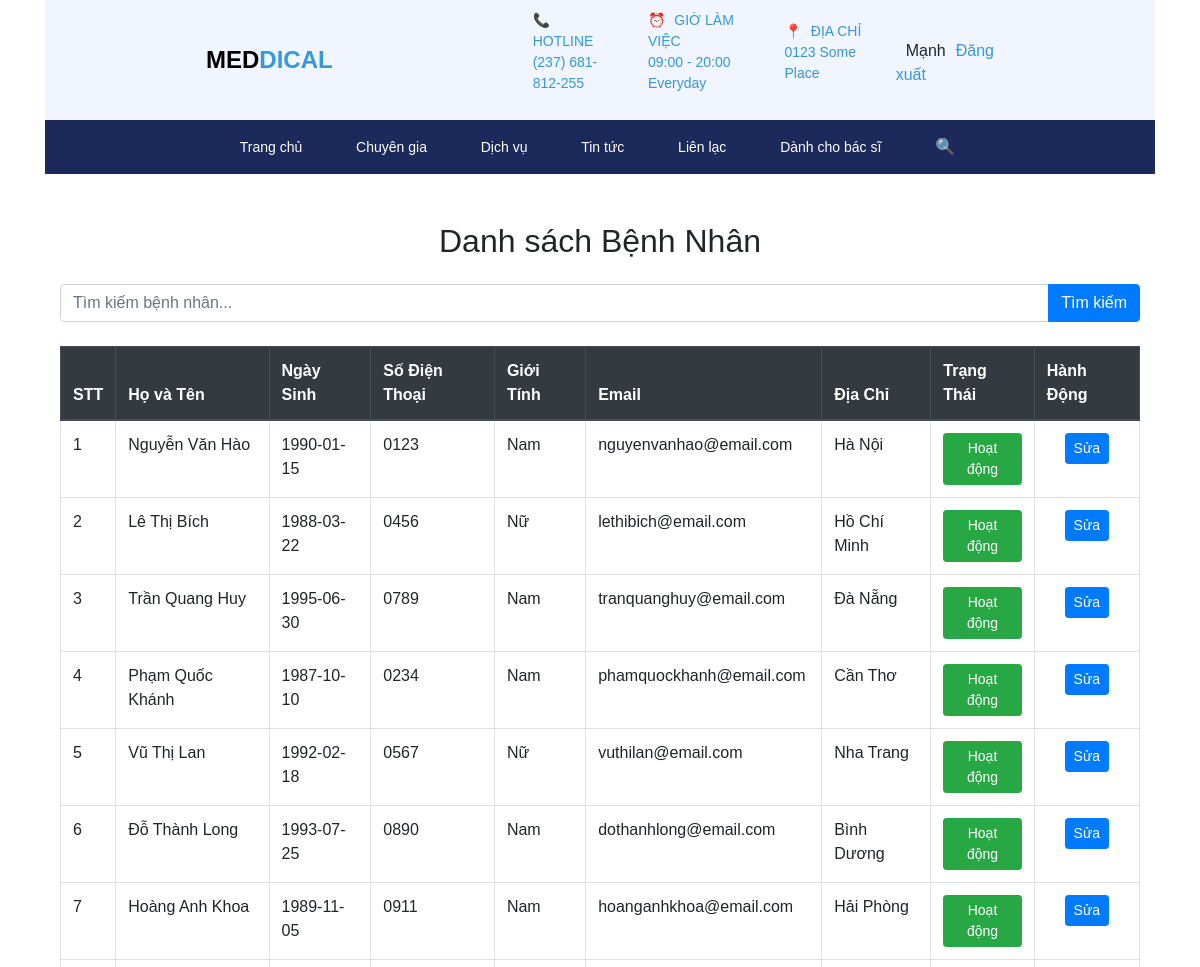
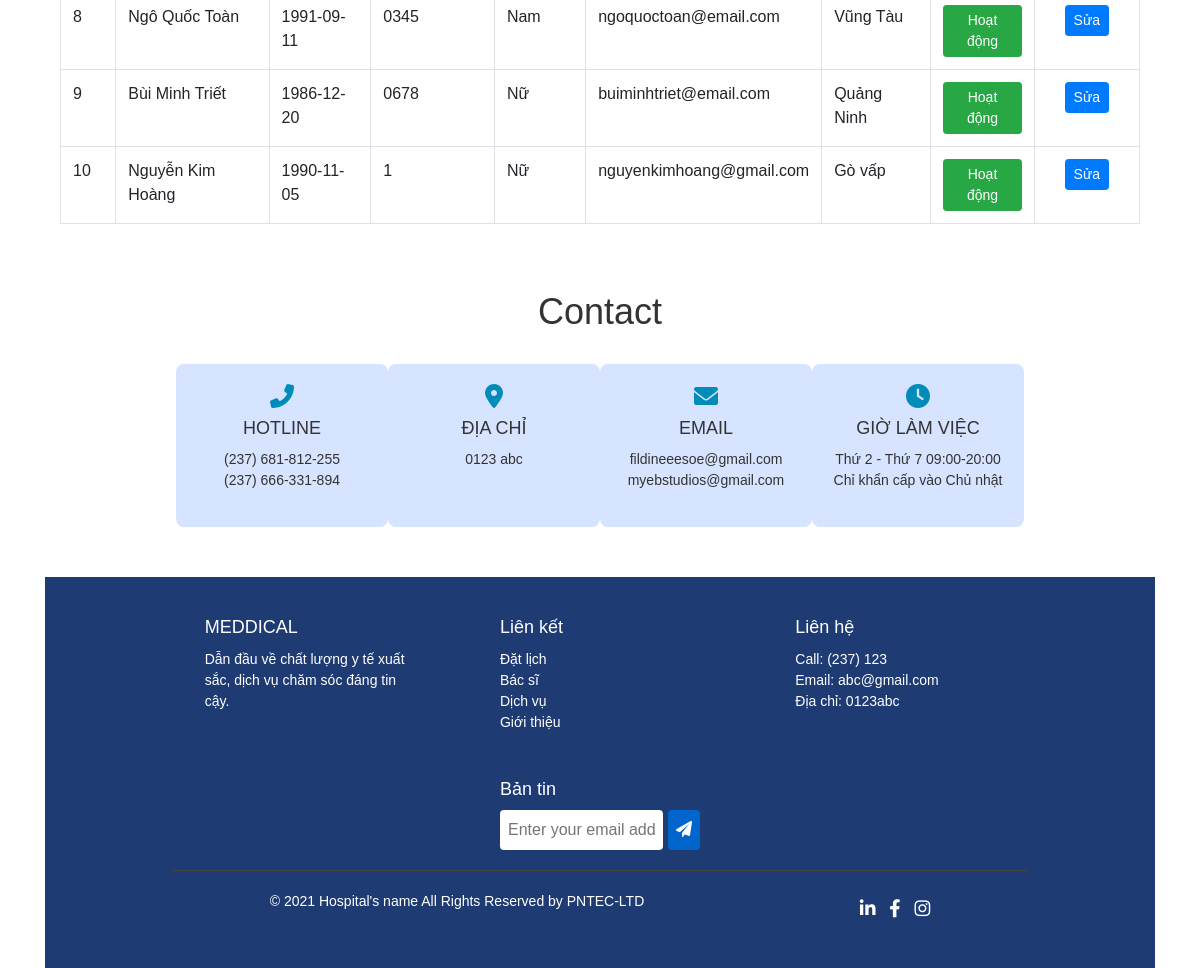
/php/QuanLy/quan_li_tai_khoan_benh_nhan.php (signed in), run on the app's committed database (2 pictures, top to bottom).
### tables this page shows
CREATE TABLE `benhnhan` (
  `maBenhNhan` int(11) NOT NULL,
  `hoTenDem` varchar(255) NOT NULL,
  `ten` varchar(255) NOT NULL,
  `email` varchar(255) DEFAULT NULL,
  `diaChi` varchar(255) DEFAULT NULL,
  `soDienThoai` varchar(255) NOT NULL,
  `ngaySinh` date NOT NULL,
  `gioiTinh` varchar(10) NOT NULL,
  `anhDaiDien` varchar(255) NOT NULL,
  `maTaiKhoan` int(11) NOT NULL
);

CREATE TABLE `taikhoan` (
  `maTaiKhoan` int(11) NOT NULL,
  `hoTenDem` varchar(255) NOT NULL,
  `tenTaiKhoan` varchar(255) NOT NULL,
  `soDienThoai` varchar(255) NOT NULL,
  `password` varchar(255) NOT NULL,
  `vaiTro` varchar(255) NOT NULL DEFAULT 'Bệnh nhân'
);

### php/myclass/clsbacsi_va.php (called while the page is built, shortened)
<?php
function connDB() {
    $host = "mysql:host=localhost;dbname=benhvien;charset=utf8";
    $user = "root";
    $pass = "";
    try {
        $conn = new PDO($host, $user, $pass);
        $conn->setAttribute(PDO::ATTR_ERRMODE, PDO::ERRMODE_EXCEPTION);
        return $conn;
    } catch (PDOException $e) {
        error_log("Database connection error: " . $e->getMessage());
        return null;
    }
}
class Clsbacsi {
    public $conn;
    function __construct() {
        $this->conn = connDB();
    }
    public function getBenhNhan($search = '') {
        $sql = "SELECT * FROM benhnhan bn JOIN taikhoan tk on bn.maTaiKhoan=tk.maTaiKhoan";
        $stmt = $this->conn->prepare($sql);
        $stmt->execute();
        return $stmt->fetchAll(PDO::FETCH_ASSOC);
    }
}
?>

### php/QuanLy/quan_li_tai_khoan_benh_nhan.php (the view, shortened to what this page needs)
<!DOCTYPE html>
<html lang="vi">
<head>
    <link rel="stylesheet" href="https://maxcdn.bootstrapcdn.com/bootstrap/4.5.2/css/bootstrap.min.css">
</head>
<body>
    <?php require_once '../layout/header.php' ?>
    <?php
    require_once '../myclass/clsbacsi_va.php';
    $benhnhan = new Clsbacsi();
    $search = isset($_POST['search']) ? trim($_POST['search']) : '';
    $dsBenhNhan = $benhnhan->getBenhNhan($search);
    ?>
    <div class="container mt-5">
        <h2 class="text-center mb-4">Danh sách Bệnh Nhân</h2>
        <form method="POST" class="mb-4">
            <div class="input-group">
                <input type="text" name="search" class="form-control" placeholder="Tìm kiếm bệnh nhân..."
                    value="<?php echo htmlspecialchars($search); ?>">
                <div class="input-group-append">
                    <button class="btn btn-primary" type="submit">Tìm kiếm</button>
                </div>
            </div>
        </form>
        <table class="table table-bordered mt-4">
            <thead class="thead-dark">
                <tr>
                    <th>STT</th>
                    <th>Họ và Tên</th>
                    <th>Ngày Sinh</th>
                    <th>Số Điện Thoại</th>
                    <th>Giới Tính</th>
                    <th>Email</th>
                    <th>Địa Chỉ</th>
                    <th>Trạng Thái</th>
                    <th>Hành Động</th>
                </tr>
            </thead>
            <tbody>
                <?php
                if (empty($dsBenhNhan)) {
                    echo '<tr><td colspan="7" class="text-center">Không tìm thấy kết quả phù hợp.</td></tr>';
                } else {
                    $i = 0;
                    foreach ($dsBenhNhan as $account) {
                        $i++;
                ?>
                        <tr>
                            <td><?php echo $i; ?></td>
                            <td><?php echo htmlspecialchars($account['hoTenDem'] . ' ' . $account['ten']); ?></td>
                            <td><?php echo htmlspecialchars($account['ngaySinh']); ?></td>
                            <td><?php echo htmlspecialchars($account['soDienThoai']); ?></td>
                            <td><?php echo htmlspecialchars($account['gioiTinh']); ?></td>
                            <td><?php echo htmlspecialchars($account['email']); ?></td>
                            <td><?php echo htmlspecialchars($account['diaChi']); ?></td>
                            <td class="text-center">
                            <?php if ($account['vaiTro'] === 'Bệnh nhân Khóa') { ?>
                                        <button class="btn btn-danger  btn-sm">Khóa</button>
                                    <?php } else { ?>
                                        <button class="btn btn-success btn-sm">Hoạt động</button>
                                    <?php } ?>
                            </td>
                            <td class="text-center">
                                    <a href="lock_benh_nhan.php?id=<?= htmlspecialchars($account['maBenhNhan']); ?>"
                                        class="btn btn-primary btn-sm edit-btn">
                                        Sửa
                                    </a>
                                </td>
                        </tr>
                <?php
                    }
                }
                ?>
            </tbody>
        </table>
    </div>
</body>
<?php require_once '../layout/footer.php' ?>
</html>

### css/mau.css (style rules this page uses)
* { box-sizing: border-box; margin: 0px auto; font-family: Arial, sans-serif; }
.container { width: 100%; height: auto; }

### data on the page
benhnhan: maTaiKhoan+ten "Nguyễn Văn Hào", ngaySinh "1990-01-15", maTaiKhoan.soDienThoai "0123", gioiTinh "Nam", email "nguyenvanhao@email.com", diaChi "Hà Nội"
benhnhan: maTaiKhoan+ten "Lê Thị Bích", ngaySinh "1988-03-22", maTaiKhoan.soDienThoai "0456", gioiTinh "Nữ", email "lethibich@email.com", diaChi "Hồ Chí Minh"
benhnhan: maTaiKhoan+ten "Trần Quang Huy", ngaySinh "1995-06-30", maTaiKhoan.soDienThoai "0789", gioiTinh "Nam", email "tranquanghuy@email.com", diaChi "Đà Nẵng"
benhnhan: maTaiKhoan+ten "Phạm Quốc Khánh", ngaySinh "1987-10-10", maTaiKhoan.soDienThoai "0234", gioiTinh "Nam", email "phamquockhanh@email.com", diaChi "Cần Thơ"
benhnhan: maTaiKhoan+ten "Vũ Thị Lan", ngaySinh "1992-02-18", maTaiKhoan.soDienThoai "0567", gioiTinh "Nữ", email "vuthilan@email.com", diaChi "Nha Trang"
benhnhan: maTaiKhoan+ten "Đỗ Thành Long", ngaySinh "1993-07-25", maTaiKhoan.soDienThoai "0890", gioiTinh "Nam", email "dothanhlong@email.com", diaChi "Bình Dương"
benhnhan: maTaiKhoan+ten "Hoàng Anh Khoa", ngaySinh "1989-11-05", maTaiKhoan.soDienThoai "0911", gioiTinh "Nam", email "hoanganhkhoa@email.com", diaChi "Hải Phòng"
benhnhan: maTaiKhoan+ten "Ngô Quốc Toàn", ngaySinh "1991-09-11", maTaiKhoan.soDienThoai "0345", gioiTinh "Nam", email "ngoquoctoan@email.com", diaChi "Vũng Tàu"
benhnhan: maTaiKhoan+ten "Bùi Minh Triết", ngaySinh "1986-12-20", maTaiKhoan.soDienThoai "0678", gioiTinh "Nữ", email "buiminhtriet@email.com", diaChi "Quảng Ninh"
benhnhan: maTaiKhoan+ten "Nguyễn Kim Hoàng", ngaySinh "1990-11-05", maTaiKhoan.soDienThoai "1", gioiTinh "Nữ", email "nguyenkimhoang@gmail.com", diaChi "Gò vấp"

### other printed values
$ten "Mạnh"
